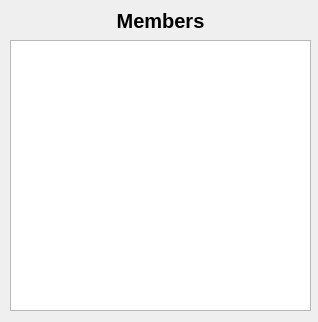
<?xml version="1.0" encoding="UTF-8"?>
<ui version="4.0">
 <class>dialog</class>
 <widget class="QDialog" name="dialog">
  <property name="geometry">
   <rect>
    <x>0</x>
    <y>0</y>
    <width>318</width>
    <height>322</height>
   </rect>
  </property>
  <property name="windowTitle">
   <string>Report Members</string>
  </property>
  <widget class="QWidget" name="horizontalLayoutWidget">
   <property name="geometry">
    <rect>
     <x>10</x>
     <y>40</y>
     <width>301</width>
     <height>271</height>
    </rect>
   </property>
   <layout class="QHBoxLayout" name="horizontalLayout">
    <item>
     <widget class="QTableView" name="tableView">
      <property name="sizeAdjustPolicy">
       <enum>QAbstractScrollArea::AdjustIgnored</enum>
      </property>
      <property name="showGrid">
       <bool>true</bool>
      </property>
      <property name="gridStyle">
       <enum>Qt::SolidLine</enum>
      </property>
      <attribute name="horizontalHeaderVisible">
       <bool>false</bool>
      </attribute>
      <attribute name="horizontalHeaderHighlightSections">
       <bool>false</bool>
      </attribute>
      <attribute name="verticalHeaderVisible">
       <bool>false</bool>
      </attribute>
      <attribute name="verticalHeaderHighlightSections">
       <bool>false</bool>
      </attribute>
     </widget>
    </item>
   </layout>
  </widget>
  <widget class="QLabel" name="label">
   <property name="geometry">
    <rect>
     <x>10</x>
     <y>0</y>
     <width>301</width>
     <height>41</height>
    </rect>
   </property>
   <property name="styleSheet">
    <string notr="true">#label{
	font-weight:bold;
	font-size:15pt;
}</string>
   </property>
   <property name="text">
    <string>Members</string>
   </property>
   <property name="alignment">
    <set>Qt::AlignCenter</set>
   </property>
  </widget>
 </widget>
 <resources/>
 <connections/>
</ui>
